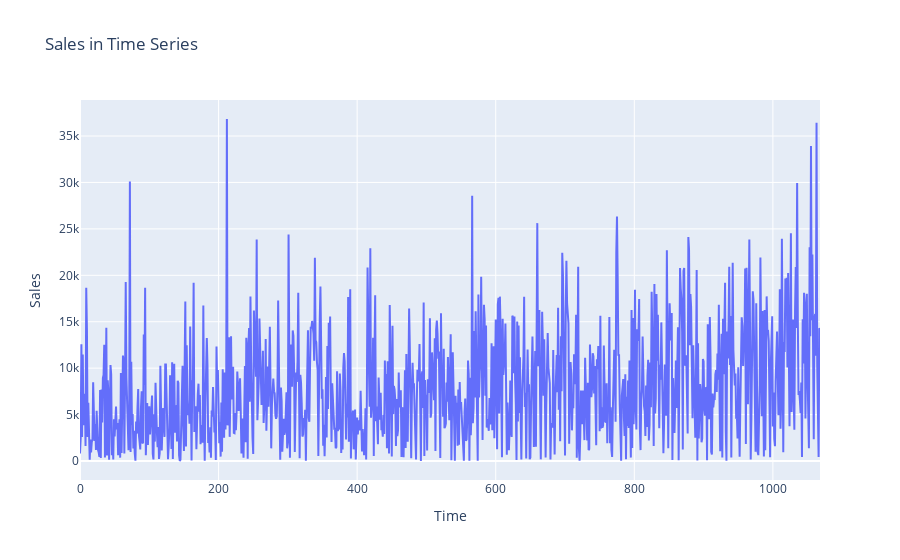

The notebook cell saved with this chart:
### Code cell
# fig = go.Figure()
# fig.add_trace(go.Scatter(x=cleaned_df.index, y=cleaned_df['sales'], mode='lines', name='Sales in Time Series'))
# fig.update_layout(title='Sales in Time Series', xaxis_title='Time', yaxis_title='Sales')

# fig.show()

### Figure 1 — Plotly figure (JSON) as saved in the notebook; plotly's stock layout.template omitted (floating-point values rounded to 4 significant figures; data arrays with more than 128 entries replaced by an {"elided": "..."} marker saying what was removed)
{"data": [{"mode": "lines", "name": "Sales in Time Series", "type": "scatter", "x": {"elided": "1069 int values"}, "y": {"elided": "1069 int values"}}], "layout": {"title": {"text": "Sales in Time Series"}, "xaxis": {"title": {"text": "Time"}}, "yaxis": {"title": {"text": "Sales"}}}}
